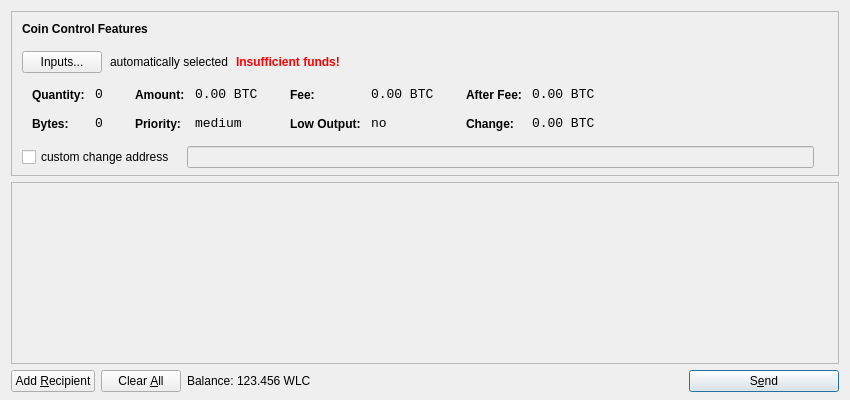
<?xml version="1.0" encoding="UTF-8"?>
<ui version="4.0">
 <class>SendCoinsDialog</class>
 <widget class="QDialog" name="SendCoinsDialog">
  <property name="geometry">
   <rect>
    <x>0</x>
    <y>0</y>
    <width>850</width>
    <height>400</height>
   </rect>
  </property>
  <property name="windowTitle">
   <string>Send Coins</string>
  </property>
  <layout class="QVBoxLayout" name="verticalLayout" stretch="0,1,0">
   <property name="bottomMargin">
    <number>8</number>
   </property>
   <item>
    <widget class="QFrame" name="frameCoinControl">
     <property name="sizePolicy">
      <sizepolicy hsizetype="Expanding" vsizetype="Expanding">
       <horstretch>0</horstretch>
       <verstretch>0</verstretch>
      </sizepolicy>
     </property>
     <property name="maximumSize">
      <size>
       <width>16777215</width>
       <height>16777215</height>
      </size>
     </property>
     <property name="frameShape">
      <enum>QFrame::StyledPanel</enum>
     </property>
     <property name="frameShadow">
      <enum>QFrame::Sunken</enum>
     </property>
     <layout class="QVBoxLayout" name="verticalLayoutCoinControl2">
      <property name="spacing">
       <number>-1</number>
      </property>
      <property name="leftMargin">
       <number>0</number>
      </property>
      <property name="topMargin">
       <number>0</number>
      </property>
      <property name="rightMargin">
       <number>0</number>
      </property>
      <property name="bottomMargin">
       <number>6</number>
      </property>
      <item>
       <layout class="QVBoxLayout" name="verticalLayoutCoinControl" stretch="0,0,0,0,1">
        <property name="spacing">
         <number>0</number>
        </property>
        <property name="leftMargin">
         <number>10</number>
        </property>
        <property name="topMargin">
         <number>10</number>
        </property>
        <item>
         <layout class="QHBoxLayout" name="horizontalLayoutCoinControl1">
          <property name="bottomMargin">
           <number>15</number>
          </property>
          <item>
           <widget class="QLabel" name="labelCoinControlFeatures">
            <property name="sizePolicy">
             <sizepolicy hsizetype="Preferred" vsizetype="Maximum">
              <horstretch>0</horstretch>
              <verstretch>0</verstretch>
             </sizepolicy>
            </property>
            <property name="font">
             <font>
              <weight>75</weight>
              <bold>true</bold>
             </font>
            </property>
            <property name="styleSheet">
             <string notr="true">font-weight:bold;</string>
            </property>
            <property name="text">
             <string>Coin Control Features</string>
            </property>
           </widget>
          </item>
         </layout>
        </item>
        <item>
         <layout class="QHBoxLayout" name="horizontalLayoutCoinControl2" stretch="0,0,0,0">
          <property name="spacing">
           <number>8</number>
          </property>
          <property name="bottomMargin">
           <number>10</number>
          </property>
          <item>
           <widget class="QPushButton" name="pushButtonCoinControl">
            <property name="styleSheet">
             <string notr="true"/>
            </property>
            <property name="text">
             <string>Inputs...</string>
            </property>
           </widget>
          </item>
          <item>
           <widget class="QLabel" name="labelCoinControlAutomaticallySelected">
            <property name="text">
             <string>automatically selected</string>
            </property>
            <property name="margin">
             <number>5</number>
            </property>
           </widget>
          </item>
          <item>
           <widget class="QLabel" name="labelCoinControlInsuffFunds">
            <property name="font">
             <font>
              <weight>75</weight>
              <bold>true</bold>
             </font>
            </property>
            <property name="styleSheet">
             <string notr="true">color:red;font-weight:bold;</string>
            </property>
            <property name="text">
             <string>Insufficient funds!</string>
            </property>
            <property name="margin">
             <number>5</number>
            </property>
           </widget>
          </item>
          <item>
           <spacer name="horizontalSpacerCoinControl">
            <property name="orientation">
             <enum>Qt::Horizontal</enum>
            </property>
            <property name="sizeHint" stdset="0">
             <size>
              <width>40</width>
              <height>1</height>
             </size>
            </property>
           </spacer>
          </item>
         </layout>
        </item>
        <item>
         <widget class="QWidget" name="widgetCoinControl" native="true">
          <property name="sizePolicy">
           <sizepolicy hsizetype="Preferred" vsizetype="Preferred">
            <horstretch>0</horstretch>
            <verstretch>0</verstretch>
           </sizepolicy>
          </property>
          <property name="minimumSize">
           <size>
            <width>0</width>
            <height>0</height>
           </size>
          </property>
          <property name="styleSheet">
           <string notr="true"/>
          </property>
          <layout class="QHBoxLayout" name="horizontalLayoutCoinControl5">
           <property name="margin">
            <number>0</number>
           </property>
           <item>
            <layout class="QHBoxLayout" name="horizontalLayoutCoinControl3" stretch="0,0,0,1">
             <property name="spacing">
              <number>20</number>
             </property>
             <property name="topMargin">
              <number>0</number>
             </property>
             <property name="bottomMargin">
              <number>10</number>
             </property>
             <item>
              <layout class="QFormLayout" name="formLayoutCoinControl1">
               <property name="horizontalSpacing">
                <number>10</number>
               </property>
               <property name="verticalSpacing">
                <number>14</number>
               </property>
               <property name="leftMargin">
                <number>10</number>
               </property>
               <property name="topMargin">
                <number>4</number>
               </property>
               <property name="rightMargin">
                <number>6</number>
               </property>
               <item row="0" column="0">
                <widget class="QLabel" name="labelCoinControlQuantityText">
                 <property name="styleSheet">
                  <string notr="true">font-weight:bold;</string>
                 </property>
                 <property name="text">
                  <string>Quantity:</string>
                 </property>
                 <property name="margin">
                  <number>0</number>
                 </property>
                </widget>
               </item>
               <item row="0" column="1">
                <widget class="QLabel" name="labelCoinControlQuantity">
                 <property name="font">
                  <font>
                   <family>Monospace</family>
                   <pointsize>10</pointsize>
                  </font>
                 </property>
                 <property name="cursor">
                  <cursorShape>IBeamCursor</cursorShape>
                 </property>
                 <property name="contextMenuPolicy">
                  <enum>Qt::ActionsContextMenu</enum>
                 </property>
                 <property name="text">
                  <string notr="true">0</string>
                 </property>
                 <property name="margin">
                  <number>0</number>
                 </property>
                 <property name="textInteractionFlags">
                  <set>Qt::LinksAccessibleByMouse|Qt::TextSelectableByKeyboard|Qt::TextSelectableByMouse</set>
                 </property>
                </widget>
               </item>
               <item row="1" column="0">
                <widget class="QLabel" name="labelCoinControlBytesText">
                 <property name="styleSheet">
                  <string notr="true">font-weight:bold;</string>
                 </property>
                 <property name="text">
                  <string>Bytes:</string>
                 </property>
                </widget>
               </item>
               <item row="1" column="1">
                <widget class="QLabel" name="labelCoinControlBytes">
                 <property name="font">
                  <font>
                   <family>Monospace</family>
                   <pointsize>10</pointsize>
                  </font>
                 </property>
                 <property name="cursor">
                  <cursorShape>IBeamCursor</cursorShape>
                 </property>
                 <property name="contextMenuPolicy">
                  <enum>Qt::ActionsContextMenu</enum>
                 </property>
                 <property name="text">
                  <string notr="true">0</string>
                 </property>
                 <property name="textInteractionFlags">
                  <set>Qt::LinksAccessibleByMouse|Qt::TextSelectableByKeyboard|Qt::TextSelectableByMouse</set>
                 </property>
                </widget>
               </item>
              </layout>
             </item>
             <item>
              <layout class="QFormLayout" name="formLayoutCoinControl2">
               <property name="horizontalSpacing">
                <number>10</number>
               </property>
               <property name="verticalSpacing">
                <number>14</number>
               </property>
               <property name="leftMargin">
                <number>6</number>
               </property>
               <property name="topMargin">
                <number>4</number>
               </property>
               <property name="rightMargin">
                <number>6</number>
               </property>
               <item row="0" column="0">
                <widget class="QLabel" name="labelCoinControlAmountText">
                 <property name="styleSheet">
                  <string notr="true">font-weight:bold;</string>
                 </property>
                 <property name="text">
                  <string>Amount:</string>
                 </property>
                 <property name="margin">
                  <number>0</number>
                 </property>
                </widget>
               </item>
               <item row="0" column="1">
                <widget class="QLabel" name="labelCoinControlAmount">
                 <property name="font">
                  <font>
                   <family>Monospace</family>
                   <pointsize>10</pointsize>
                  </font>
                 </property>
                 <property name="cursor">
                  <cursorShape>IBeamCursor</cursorShape>
                 </property>
                 <property name="contextMenuPolicy">
                  <enum>Qt::ActionsContextMenu</enum>
                 </property>
                 <property name="text">
                  <string notr="true">0.00 BTC</string>
                 </property>
                 <property name="textInteractionFlags">
                  <set>Qt::LinksAccessibleByMouse|Qt::TextSelectableByKeyboard|Qt::TextSelectableByMouse</set>
                 </property>
                </widget>
               </item>
               <item row="1" column="0">
                <widget class="QLabel" name="labelCoinControlPriorityText">
                 <property name="styleSheet">
                  <string notr="true">font-weight:bold;</string>
                 </property>
                 <property name="text">
                  <string>Priority:</string>
                 </property>
                </widget>
               </item>
               <item row="1" column="1">
                <widget class="QLabel" name="labelCoinControlPriority">
                 <property name="font">
                  <font>
                   <family>Monospace</family>
                   <pointsize>10</pointsize>
                  </font>
                 </property>
                 <property name="cursor">
                  <cursorShape>IBeamCursor</cursorShape>
                 </property>
                 <property name="contextMenuPolicy">
                  <enum>Qt::ActionsContextMenu</enum>
                 </property>
                 <property name="text">
                  <string>medium</string>
                 </property>
                 <property name="textInteractionFlags">
                  <set>Qt::LinksAccessibleByMouse|Qt::TextSelectableByKeyboard|Qt::TextSelectableByMouse</set>
                 </property>
                </widget>
               </item>
              </layout>
             </item>
             <item>
              <layout class="QFormLayout" name="formLayoutCoinControl3">
               <property name="horizontalSpacing">
                <number>10</number>
               </property>
               <property name="verticalSpacing">
                <number>14</number>
               </property>
               <property name="leftMargin">
                <number>6</number>
               </property>
               <property name="topMargin">
                <number>4</number>
               </property>
               <property name="rightMargin">
                <number>6</number>
               </property>
               <item row="0" column="0">
                <widget class="QLabel" name="labelCoinControlFeeText">
                 <property name="styleSheet">
                  <string notr="true">font-weight:bold;</string>
                 </property>
                 <property name="text">
                  <string>Fee:</string>
                 </property>
                 <property name="margin">
                  <number>0</number>
                 </property>
                </widget>
               </item>
               <item row="0" column="1">
                <widget class="QLabel" name="labelCoinControlFee">
                 <property name="font">
                  <font>
                   <family>Monospace</family>
                   <pointsize>10</pointsize>
                  </font>
                 </property>
                 <property name="cursor">
                  <cursorShape>IBeamCursor</cursorShape>
                 </property>
                 <property name="contextMenuPolicy">
                  <enum>Qt::ActionsContextMenu</enum>
                 </property>
                 <property name="text">
                  <string notr="true">0.00 BTC</string>
                 </property>
                 <property name="textInteractionFlags">
                  <set>Qt::LinksAccessibleByMouse|Qt::TextSelectableByKeyboard|Qt::TextSelectableByMouse</set>
                 </property>
                </widget>
               </item>
               <item row="1" column="0">
                <widget class="QLabel" name="labelCoinControlLowOutputText">
                 <property name="styleSheet">
                  <string notr="true">font-weight:bold;</string>
                 </property>
                 <property name="text">
                  <string>Low Output:</string>
                 </property>
                </widget>
               </item>
               <item row="1" column="1">
                <widget class="QLabel" name="labelCoinControlLowOutput">
                 <property name="font">
                  <font>
                   <family>Monospace</family>
                   <pointsize>10</pointsize>
                  </font>
                 </property>
                 <property name="cursor">
                  <cursorShape>IBeamCursor</cursorShape>
                 </property>
                 <property name="contextMenuPolicy">
                  <enum>Qt::ActionsContextMenu</enum>
                 </property>
                 <property name="text">
                  <string>no</string>
                 </property>
                 <property name="textInteractionFlags">
                  <set>Qt::LinksAccessibleByMouse|Qt::TextSelectableByKeyboard|Qt::TextSelectableByMouse</set>
                 </property>
                </widget>
               </item>
              </layout>
             </item>
             <item>
              <layout class="QFormLayout" name="formLayoutCoinControl4">
               <property name="horizontalSpacing">
                <number>10</number>
               </property>
               <property name="verticalSpacing">
                <number>14</number>
               </property>
               <property name="leftMargin">
                <number>6</number>
               </property>
               <property name="topMargin">
                <number>4</number>
               </property>
               <property name="rightMargin">
                <number>6</number>
               </property>
               <item row="0" column="0">
                <widget class="QLabel" name="labelCoinControlAfterFeeText">
                 <property name="styleSheet">
                  <string notr="true">font-weight:bold;</string>
                 </property>
                 <property name="text">
                  <string>After Fee:</string>
                 </property>
                 <property name="margin">
                  <number>0</number>
                 </property>
                </widget>
               </item>
               <item row="0" column="1">
                <widget class="QLabel" name="labelCoinControlAfterFee">
                 <property name="font">
                  <font>
                   <family>Monospace</family>
                   <pointsize>10</pointsize>
                  </font>
                 </property>
                 <property name="cursor">
                  <cursorShape>IBeamCursor</cursorShape>
                 </property>
                 <property name="contextMenuPolicy">
                  <enum>Qt::ActionsContextMenu</enum>
                 </property>
                 <property name="text">
                  <string notr="true">0.00 BTC</string>
                 </property>
                 <property name="textInteractionFlags">
                  <set>Qt::LinksAccessibleByMouse|Qt::TextSelectableByKeyboard|Qt::TextSelectableByMouse</set>
                 </property>
                </widget>
               </item>
               <item row="1" column="0">
                <widget class="QLabel" name="labelCoinControlChangeText">
                 <property name="styleSheet">
                  <string notr="true">font-weight:bold;</string>
                 </property>
                 <property name="text">
                  <string>Change:</string>
                 </property>
                </widget>
               </item>
               <item row="1" column="1">
                <widget class="QLabel" name="labelCoinControlChange">
                 <property name="font">
                  <font>
                   <family>Monospace</family>
                   <pointsize>10</pointsize>
                  </font>
                 </property>
                 <property name="cursor">
                  <cursorShape>IBeamCursor</cursorShape>
                 </property>
                 <property name="contextMenuPolicy">
                  <enum>Qt::ActionsContextMenu</enum>
                 </property>
                 <property name="text">
                  <string notr="true">0.00 BTC</string>
                 </property>
                 <property name="textInteractionFlags">
                  <set>Qt::LinksAccessibleByMouse|Qt::TextSelectableByKeyboard|Qt::TextSelectableByMouse</set>
                 </property>
                </widget>
               </item>
              </layout>
             </item>
            </layout>
           </item>
          </layout>
         </widget>
        </item>
        <item>
         <layout class="QHBoxLayout" name="horizontalLayoutCoinControl4" stretch="0,0,0">
          <property name="spacing">
           <number>12</number>
          </property>
          <property name="sizeConstraint">
           <enum>QLayout::SetDefaultConstraint</enum>
          </property>
          <property name="topMargin">
           <number>5</number>
          </property>
          <property name="rightMargin">
           <number>5</number>
          </property>
          <item>
           <widget class="QCheckBox" name="checkBoxCoinControlChange">
            <property name="text">
             <string>custom change address</string>
            </property>
           </widget>
          </item>
          <item>
           <widget class="QLineEdit" name="lineEditCoinControlChange">
            <property name="enabled">
             <bool>false</bool>
            </property>
            <property name="sizePolicy">
             <sizepolicy hsizetype="Expanding" vsizetype="Fixed">
              <horstretch>0</horstretch>
              <verstretch>0</verstretch>
             </sizepolicy>
            </property>
           </widget>
          </item>
          <item>
           <widget class="QLabel" name="labelCoinControlChangeLabel">
            <property name="sizePolicy">
             <sizepolicy hsizetype="Preferred" vsizetype="Expanding">
              <horstretch>0</horstretch>
              <verstretch>0</verstretch>
             </sizepolicy>
            </property>
            <property name="minimumSize">
             <size>
              <width>0</width>
              <height>0</height>
             </size>
            </property>
            <property name="text">
             <string/>
            </property>
            <property name="margin">
             <number>3</number>
            </property>
           </widget>
          </item>
         </layout>
        </item>
        <item>
         <spacer name="verticalSpacerCoinControl">
          <property name="orientation">
           <enum>Qt::Vertical</enum>
          </property>
          <property name="sizeHint" stdset="0">
           <size>
            <width>800</width>
            <height>1</height>
           </size>
          </property>
         </spacer>
        </item>
       </layout>
      </item>
     </layout>
    </widget>
   </item>
   <item>
    <widget class="QScrollArea" name="scrollArea">
     <property name="widgetResizable">
      <bool>true</bool>
     </property>
     <widget class="QWidget" name="scrollAreaWidgetContents">
      <property name="geometry">
       <rect>
        <x>0</x>
        <y>0</y>
        <width>830</width>
        <height>165</height>
       </rect>
      </property>
      <layout class="QVBoxLayout" name="verticalLayout_2">
       <property name="margin">
        <number>0</number>
       </property>
       <item>
        <layout class="QVBoxLayout" name="entries">
         <property name="spacing">
          <number>6</number>
         </property>
        </layout>
       </item>
       <item>
        <spacer name="verticalSpacer">
         <property name="orientation">
          <enum>Qt::Vertical</enum>
         </property>
         <property name="sizeHint" stdset="0">
          <size>
           <width>20</width>
           <height>40</height>
          </size>
         </property>
        </spacer>
       </item>
      </layout>
     </widget>
    </widget>
   </item>
   <item>
    <layout class="QHBoxLayout" name="horizontalLayout">
     <item>
      <widget class="QPushButton" name="addButton">
       <property name="toolTip">
        <string>Send to multiple recipients at once</string>
       </property>
       <property name="text">
        <string>Add &amp;Recipient</string>
       </property>
       <property name="icon">
        <iconset resource="../bitcoin.qrc">
         <normaloff>:/icons/add</normaloff>:/icons/add</iconset>
       </property>
       <property name="autoDefault">
        <bool>false</bool>
       </property>
      </widget>
     </item>
     <item>
      <widget class="QPushButton" name="clearButton">
       <property name="sizePolicy">
        <sizepolicy hsizetype="Minimum" vsizetype="Fixed">
         <horstretch>0</horstretch>
         <verstretch>0</verstretch>
        </sizepolicy>
       </property>
       <property name="toolTip">
        <string>Remove all transaction fields</string>
       </property>
       <property name="text">
        <string>Clear &amp;All</string>
       </property>
       <property name="icon">
        <iconset resource="../bitcoin.qrc">
         <normaloff>:/icons/remove</normaloff>:/icons/remove</iconset>
       </property>
       <property name="autoRepeatDelay">
        <number>300</number>
       </property>
       <property name="autoDefault">
        <bool>false</bool>
       </property>
      </widget>
     </item>
     <item>
      <layout class="QHBoxLayout" name="horizontalLayout_2">
       <property name="spacing">
        <number>3</number>
       </property>
       <item>
        <widget class="QLabel" name="label">
         <property name="text">
          <string>Balance:</string>
         </property>
        </widget>
       </item>
       <item>
        <widget class="QLabel" name="labelBalance">
         <property name="cursor">
          <cursorShape>IBeamCursor</cursorShape>
         </property>
         <property name="text">
          <string>123.456 WLC</string>
         </property>
         <property name="textInteractionFlags">
          <set>Qt::LinksAccessibleByMouse|Qt::TextSelectableByKeyboard|Qt::TextSelectableByMouse</set>
         </property>
        </widget>
       </item>
      </layout>
     </item>
     <item>
      <spacer name="horizontalSpacer">
       <property name="orientation">
        <enum>Qt::Horizontal</enum>
       </property>
       <property name="sizeHint" stdset="0">
        <size>
         <width>40</width>
         <height>20</height>
        </size>
       </property>
      </spacer>
     </item>
     <item>
      <widget class="QPushButton" name="sendButton">
       <property name="minimumSize">
        <size>
         <width>150</width>
         <height>0</height>
        </size>
       </property>
       <property name="toolTip">
        <string>Confirm the send action</string>
       </property>
       <property name="text">
        <string>S&amp;end</string>
       </property>
       <property name="icon">
        <iconset resource="../bitcoin.qrc">
         <normaloff>:/icons/send</normaloff>:/icons/send</iconset>
       </property>
       <property name="default">
        <bool>true</bool>
       </property>
      </widget>
     </item>
    </layout>
   </item>
  </layout>
 </widget>
 <resources>
  <include location="../bitcoin.qrc"/>
 </resources>
 <connections/>
</ui>
